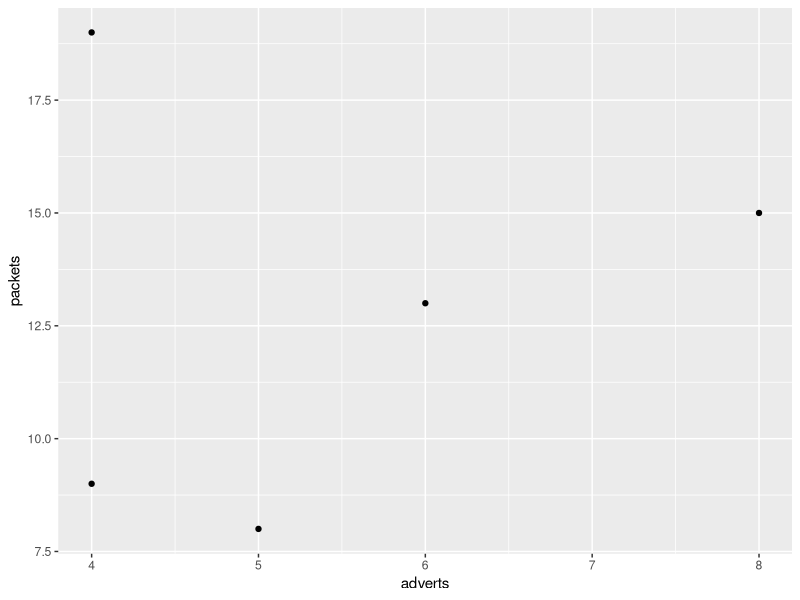

The R source for this figure:
adverts <- c(5,4,4,6,8)
packets <- c(8,9,19,13,15)

adverts_packets <- data.frame(adverts, packets)

library(tidyverse)
install.packages("Rcmdr")
install.packages("ggm")
install.packages("polycor")
install.packages("Hmisc")

ggplot(adverts_packets, aes(x=adverts, y=packets)) + geom_point()

cor(adverts_packets, use = "complete.obs", method = "pearson")
#I get the p-value 0.146

cor.test(adverts, packets, alternative = "two", method = "pearson", conf.level = 0.95)
#Again I get the p-value 0.146
#I also get the confidence intervals -0.845, 0.911

